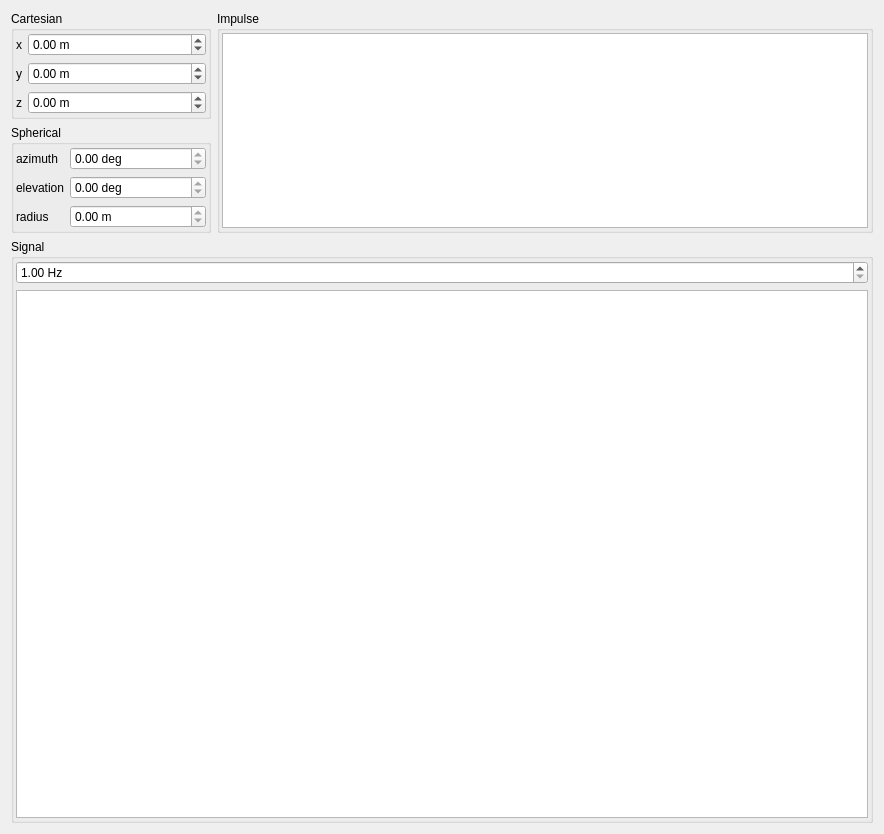
<?xml version="1.0" encoding="UTF-8"?>
<ui version="4.0">
 <class>SpacerTest</class>
 <widget class="QWidget" name="SpacerTest">
  <property name="geometry">
   <rect>
    <x>0</x>
    <y>0</y>
    <width>884</width>
    <height>834</height>
   </rect>
  </property>
  <property name="windowTitle">
   <string>Form</string>
  </property>
  <layout class="QGridLayout" name="gridLayout_4">
   <item row="0" column="0">
    <widget class="QGroupBox" name="cartGroup">
     <property name="maximumSize">
      <size>
       <width>200</width>
       <height>16777215</height>
      </size>
     </property>
     <property name="title">
      <string>Cartesian</string>
     </property>
     <layout class="QGridLayout" name="gridLayout">
      <property name="leftMargin">
       <number>2</number>
      </property>
      <property name="topMargin">
       <number>2</number>
      </property>
      <property name="rightMargin">
       <number>2</number>
      </property>
      <property name="bottomMargin">
       <number>2</number>
      </property>
      <item row="0" column="0">
       <widget class="QLabel" name="xInfo">
        <property name="text">
         <string>x</string>
        </property>
       </widget>
      </item>
      <item row="1" column="0">
       <widget class="QLabel" name="yInfo">
        <property name="text">
         <string>y</string>
        </property>
       </widget>
      </item>
      <item row="2" column="0">
       <widget class="QLabel" name="zInfo">
        <property name="text">
         <string>z</string>
        </property>
       </widget>
      </item>
      <item row="0" column="1">
       <widget class="QDoubleSpinBox" name="xSpin">
        <property name="sizePolicy">
         <sizepolicy hsizetype="MinimumExpanding" vsizetype="Fixed">
          <horstretch>0</horstretch>
          <verstretch>0</verstretch>
         </sizepolicy>
        </property>
        <property name="suffix">
         <string> m</string>
        </property>
        <property name="minimum">
         <double>-10.000000000000000</double>
        </property>
        <property name="maximum">
         <double>10.000000000000000</double>
        </property>
        <property name="singleStep">
         <double>0.100000000000000</double>
        </property>
       </widget>
      </item>
      <item row="1" column="1">
       <widget class="QDoubleSpinBox" name="ySpin">
        <property name="suffix">
         <string> m</string>
        </property>
        <property name="minimum">
         <double>-10.000000000000000</double>
        </property>
        <property name="maximum">
         <double>10.000000000000000</double>
        </property>
        <property name="singleStep">
         <double>0.100000000000000</double>
        </property>
       </widget>
      </item>
      <item row="2" column="1">
       <widget class="QDoubleSpinBox" name="zSpin">
        <property name="suffix">
         <string> m</string>
        </property>
        <property name="minimum">
         <double>-10.000000000000000</double>
        </property>
        <property name="maximum">
         <double>10.000000000000000</double>
        </property>
        <property name="singleStep">
         <double>0.100000000000000</double>
        </property>
       </widget>
      </item>
     </layout>
    </widget>
   </item>
   <item row="0" column="1" rowspan="2">
    <widget class="QGroupBox" name="impulseGroup">
     <property name="maximumSize">
      <size>
       <width>16777215</width>
       <height>16777215</height>
      </size>
     </property>
     <property name="title">
      <string>Impulse</string>
     </property>
     <layout class="QVBoxLayout" name="verticalLayout">
      <property name="leftMargin">
       <number>2</number>
      </property>
      <property name="topMargin">
       <number>2</number>
      </property>
      <property name="rightMargin">
       <number>2</number>
      </property>
      <property name="bottomMargin">
       <number>2</number>
      </property>
      <item>
       <widget class="ImpulseChart" name="impulseChartView"/>
      </item>
     </layout>
    </widget>
   </item>
   <item row="1" column="0">
    <widget class="QGroupBox" name="sphericalGroup">
     <property name="maximumSize">
      <size>
       <width>200</width>
       <height>16777215</height>
      </size>
     </property>
     <property name="title">
      <string>Spherical</string>
     </property>
     <layout class="QGridLayout" name="gridLayout_2">
      <property name="leftMargin">
       <number>2</number>
      </property>
      <property name="topMargin">
       <number>2</number>
      </property>
      <property name="rightMargin">
       <number>2</number>
      </property>
      <property name="bottomMargin">
       <number>2</number>
      </property>
      <item row="0" column="0">
       <widget class="QLabel" name="azInfo">
        <property name="text">
         <string>azimuth</string>
        </property>
       </widget>
      </item>
      <item row="1" column="0">
       <widget class="QLabel" name="elInfo">
        <property name="text">
         <string>elevation</string>
        </property>
       </widget>
      </item>
      <item row="2" column="0">
       <widget class="QLabel" name="radiusInfo">
        <property name="text">
         <string>radius</string>
        </property>
       </widget>
      </item>
      <item row="0" column="1">
       <widget class="QDoubleSpinBox" name="azSpin">
        <property name="sizePolicy">
         <sizepolicy hsizetype="MinimumExpanding" vsizetype="Fixed">
          <horstretch>0</horstretch>
          <verstretch>0</verstretch>
         </sizepolicy>
        </property>
        <property name="readOnly">
         <bool>true</bool>
        </property>
        <property name="suffix">
         <string> deg</string>
        </property>
        <property name="maximum">
         <double>360.000000000000000</double>
        </property>
       </widget>
      </item>
      <item row="1" column="1">
       <widget class="QDoubleSpinBox" name="elSpin">
        <property name="readOnly">
         <bool>true</bool>
        </property>
        <property name="suffix">
         <string> deg</string>
        </property>
        <property name="maximum">
         <double>180.000000000000000</double>
        </property>
       </widget>
      </item>
      <item row="2" column="1">
       <widget class="QDoubleSpinBox" name="radSpin">
        <property name="readOnly">
         <bool>true</bool>
        </property>
        <property name="suffix">
         <string> m</string>
        </property>
       </widget>
      </item>
     </layout>
    </widget>
   </item>
   <item row="2" column="0" colspan="2">
    <widget class="QGroupBox" name="signalGroup">
     <property name="title">
      <string>Signal</string>
     </property>
     <layout class="QVBoxLayout" name="verticalLayout_2">
      <property name="leftMargin">
       <number>2</number>
      </property>
      <property name="topMargin">
       <number>2</number>
      </property>
      <property name="rightMargin">
       <number>2</number>
      </property>
      <property name="bottomMargin">
       <number>2</number>
      </property>
      <item>
       <widget class="QDoubleSpinBox" name="signalFrequencySpin">
        <property name="suffix">
         <string> Hz</string>
        </property>
        <property name="minimum">
         <double>1.000000000000000</double>
        </property>
        <property name="maximum">
         <double>20.000000000000000</double>
        </property>
       </widget>
      </item>
      <item>
       <widget class="SignalChart" name="signalChartView"/>
      </item>
     </layout>
    </widget>
   </item>
  </layout>
 </widget>
 <customwidgets>
  <customwidget>
   <class>ImpulseChart</class>
   <extends>QGraphicsView</extends>
   <header>ImpulseChart.h</header>
  </customwidget>
  <customwidget>
   <class>SignalChart</class>
   <extends>QGraphicsView</extends>
   <header>SignalChart.h</header>
  </customwidget>
 </customwidgets>
 <resources/>
 <connections/>
</ui>
